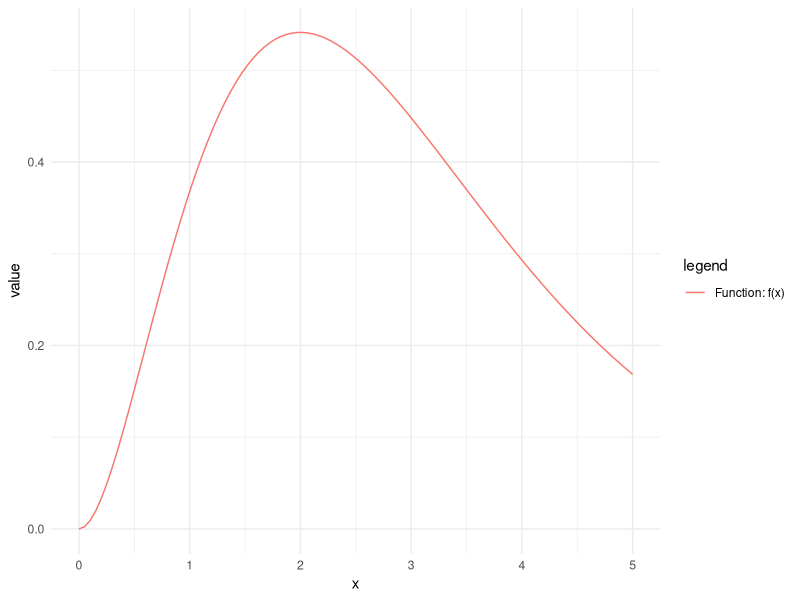
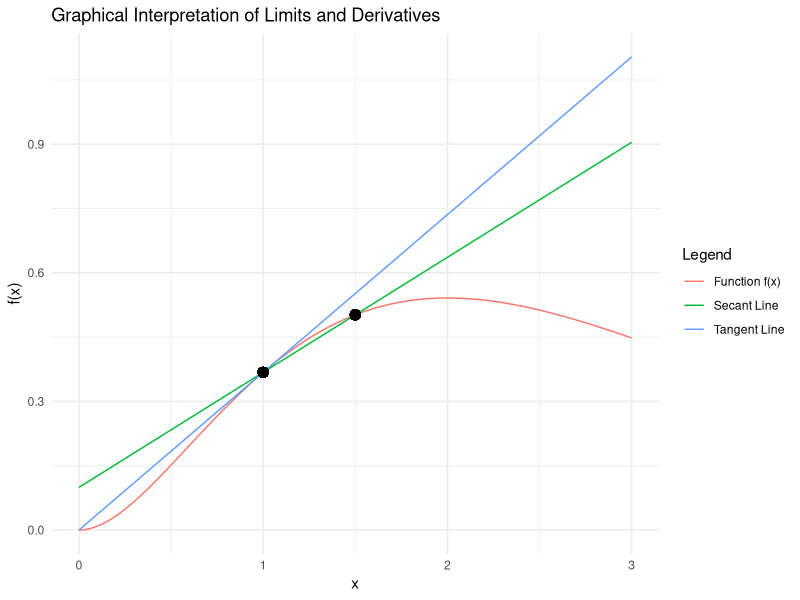
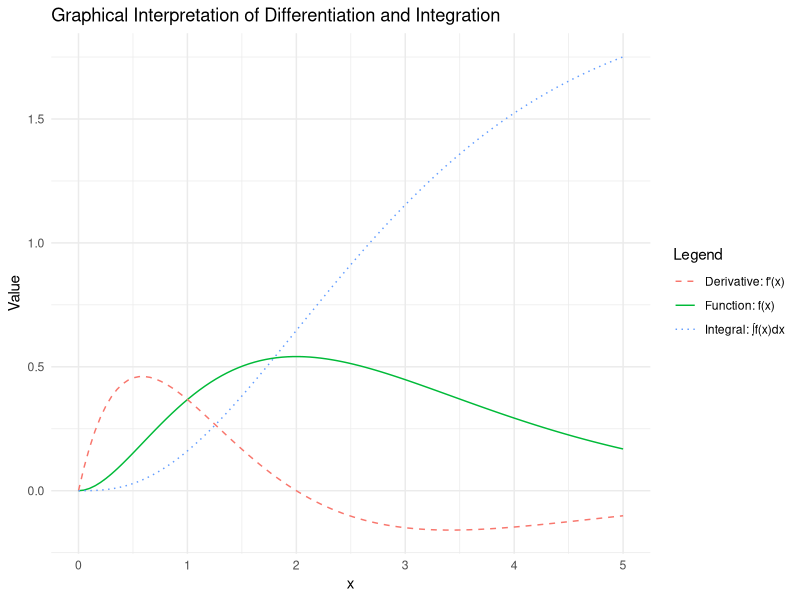
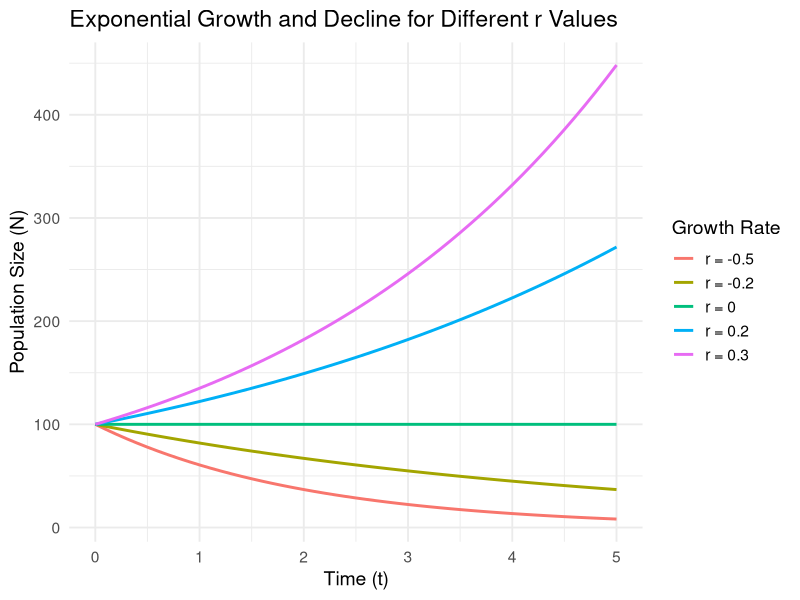
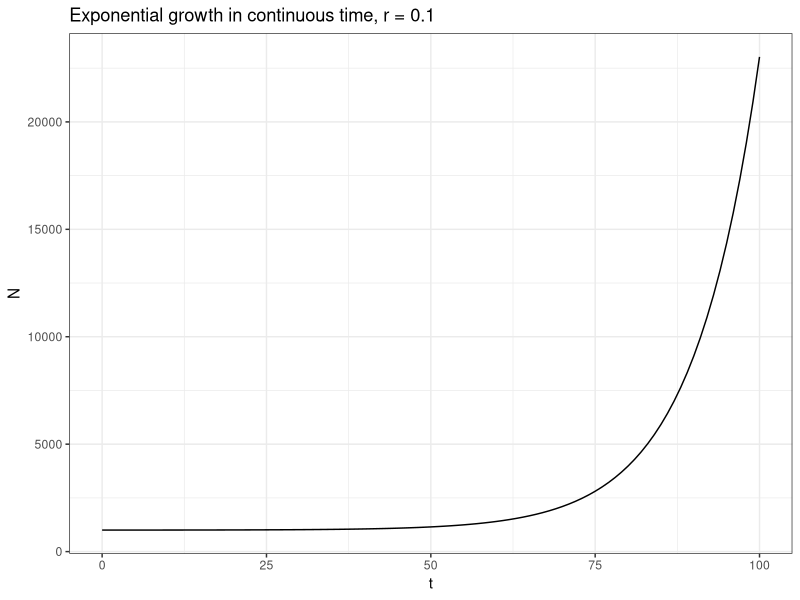
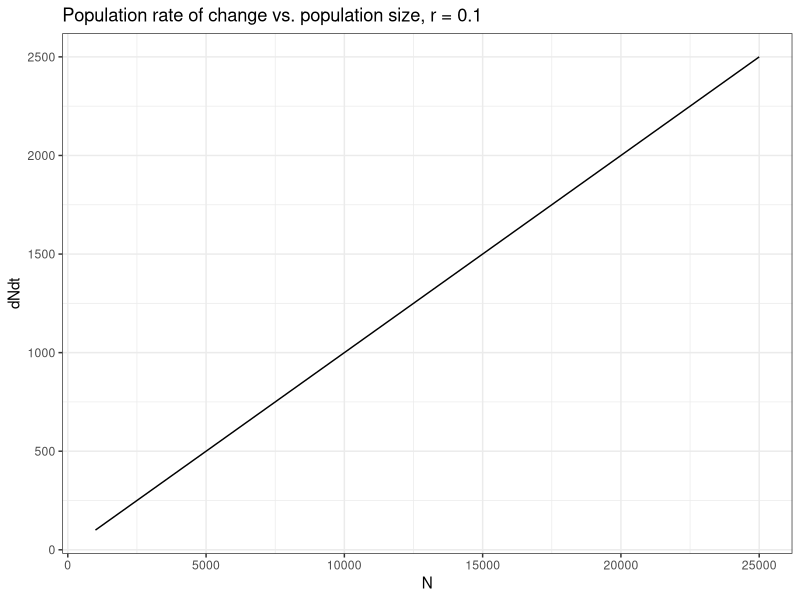
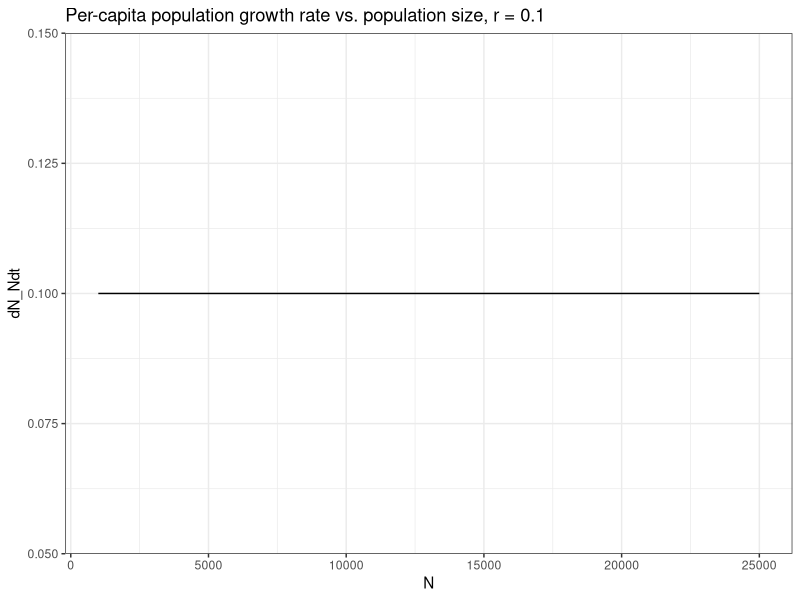
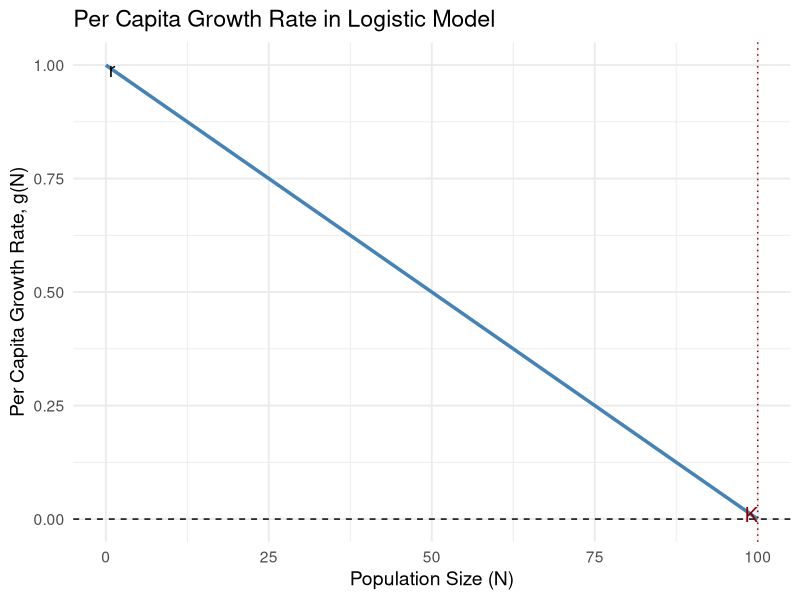

Write R code to recreate these figures, in order.
## ---- chunk 1
library(ggplot2)
library(dplyr)
## ---- chunk 2
f <- function(x) x^2 * exp(-x)

dat <- data.frame(x = seq(0, 5, length.out=100))
dat$fx = f(dat$x)

ggplot(dat, aes(x=x, y=fx)) +
         geom_line(aes(color="Function: f(x)")) +
  labs(color="legend",
       y="value") +
  theme_minimal()
## ---- chunk 3

# Define function and derivative
f <- function(x) x^2 * exp(-x)
df <- function(x) (2*x - x^2) * exp(-x)

# Select a point and a small Δx
x0 <- 1
dx <- 0.5  # Try different values to show secant line changing
x1 <- x0 + dx

# Compute function values
y0 <- f(x0)
y1 <- f(x1)

# Compute secant line equation: y = m(x - x0) + y0
m_secant <- (y1 - y0) / (x1 - x0)
secant_line <- function(x) m_secant * (x - x0) + y0

# Compute tangent line equation at x0: y = f'(x0)(x - x0) + f(x0)
m_tangent <- df(x0)
tangent_line <- function(x) m_tangent * (x - x0) + y0

# Generate x values for plotting
x_vals <- seq(0, 3, length.out = 100)

# Create data frame
data <- data.frame(
  x = x_vals,
  f_x = f(x_vals),
  secant = secant_line(x_vals),
  tangent = tangent_line(x_vals)
)

# Plot function, secant, and tangent lines
ggplot(data, aes(x)) +
  geom_line(aes(y = f_x, color = "Function f(x)")) +
  geom_line(aes(y = secant, color = "Secant Line")) +
  geom_line(aes(y = tangent, color= "Tangent Line")) +
  geom_point(aes(x = x0, y = y0), color = "black", size = 3) +
  geom_point(aes(x = x1, y = y1), color = "black", size = 3) +
  labs(title = "Graphical Interpretation of Limits and Derivatives",
       y = "f(x)",
       color = "Legend") +
  theme_minimal()
## ---- chunk 4
# Load necessary library
library(ggplot2)

# Define function, derivative, and integral
f <- function(x) x^2 * exp(-x)
df <- function(x) (2*x - x^2) * exp(-x)
F_int <- function(x) -exp(-x) * (x^2 + 2*x + 2) + 2  # Indefinite integral with constant C = 2

# Generate data
x_vals <- seq(0, 5, length.out = 100)
df_vals <- df(x_vals)
F_vals <- F_int(x_vals)

# Create a dataframe for plotting
data <- data.frame(x = x_vals, f = f(x_vals), df = df_vals, F = F_vals)

# Plot function, derivative, and integral
ggplot(data, aes(x)) +
  geom_line(aes(y = f, color = "Function: f(x)")) +
  geom_line(aes(y = df, color = "Derivative: f'(x)"), linetype = "dashed") +
  geom_line(aes(y = F, color = "Integral: ∫f(x)dx"), linetype = "dotted") +
  labs(title = "Graphical Interpretation of Differentiation and Integration",
       y = "Value",
       color = "Legend") +
  theme_minimal()
## ---- chunk 5


# Parameters
N0 <- 100             # Initial population size
r_values <- c(-0.5, -0.2, 0, 0.2, 0.3)  # Growth rates to explore
T_max <- 5           # Maximum time
times <- seq(0, T_max, by = 0.1)  # Time vector

# Generate population trajectories for each r
pop_data <- expand.grid(t = times, r = r_values) %>%
  mutate(N = N0 * exp(r * t))

# Convert r to factor for cleaner labeling
pop_data$r_label <- factor(pop_data$r, labels = paste("r =", r_values))

# Plot
ggplot(pop_data, aes(x = t, y = N, color = r_label)) +
  geom_line(size = 1) +
  labs(
    title = "Exponential Growth and Decline for Different r Values",
    x = "Time (t)",
    y = "Population Size (N)",
    color = "Growth Rate"
  ) +
  theme_minimal(base_size = 14)
## ---- chunk 6
r = 0.1
n0 = 1000
tvec <- seq(0, 100, 1)
nvec <- n0 + exp(r * tvec)
dat <- data.frame(t = tvec, N = nvec)

ggplot(dat, aes(x=t, y=N)) +
  geom_line() +
  labs(title="Exponential growth in continuous time, r = 0.1") +
  theme_bw()
## ---- chunk 7
r = 0.1
N = seq(1000, 25000, 100)
dNdt = r * N

dat <- data.frame(N, dNdt)

ggplot(dat, aes(x=N, y=dNdt)) +
  geom_line() +
  labs(title="Population rate of change vs. population size, r = 0.1") +
  theme_bw()
## ---- chunk 8
r = 0.1
N = seq(1000, 25000, 100)
dN_Ndt = r * N / N

dat <- data.frame(N, dN_Ndt)

ggplot(dat, aes(x=N, y=dN_Ndt)) +
  geom_line() +
  labs(title="Per-capita population growth rate vs. population size, r = 0.1") +
  theme_bw()
## ---- chunk 9

# Parameters
r <- 1      # Intrinsic growth rate
K <- 100    # Carrying capacity

# Population values
N_vals <- seq(0, K, by = 1)

# Per capita growth function
g_N <- function(N) {
  r * (1 - N / K)
}

# Create data frame
df <- data.frame(
  N = N_vals,
  g = g_N(N_vals)
)

# Plot
ggplot(df, aes(x = N, y = g)) +
  geom_line(size = 1.2, color = "steelblue") +
  geom_hline(yintercept = 0, linetype = "dashed") +
  geom_vline(xintercept = K, linetype = "dotted", color = "darkred") +
  annotate("text", x = 0.01 * K, y = 0.99 * r, label = "r", size = 5) +
annotate("text", x = K - 0.01 * K, y = 0.01 * r, label = "K", size = 5, color = "darkred") +

  labs(
    title = "Per Capita Growth Rate in Logistic Model",
    x = "Population Size (N)",
    y = "Per Capita Growth Rate, g(N)"
  ) +
  coord_cartesian() +
  theme_minimal(base_size = 14)

## ---- chunk 10
r <- 1      
K <- 100    

N <- seq(0, K, by = 1)

dNdt <- N * r * (1 - N / K)

# Create data frame
df <- data.frame(N, dNdt)

# Plot
ggplot(df, aes(x = N, y = dNdt)) +
  geom_line(size = 1.2, color = "steelblue") +
#  geom_hline(yintercept = 0, linetype = "dashed") +
#  geom_vline(xintercept = K, linetype = "dotted", color = "darkred") +
  annotate("text", x = 0.01 * K, y = 0.99 * r, label = "N=0", size = 5) +
annotate("text", x = K - 0.01 * K, y = 0.01 * r, label = "N=K", size = 5)  
  labs(
    title = "Growth Rate in Logistic Model",
    x = "Population Size (N)",
    y = "Growth Rate, dN/dt"
  ) +
  coord_cartesian() +
  theme_bw()
## ---- chunk 11
r <- 1      
K <- 100    

N <- seq(0, K + 10, by = 1)

dNdt <- N * r * (1 - N / K)

# Create data frame
df <- data.frame(N, dNdt)

# Plot
ggplot(df, aes(x = N, y = dNdt)) +
  geom_line(size = 1.2, color = "steelblue") +
  annotate("text", x = 0.01 * K, y = 0.99 * r, label = "N=0", size = 5) +
annotate("text", x = K - 0.01 * K, y = 0.01 * r, label = "N=K", size = 5)  
  labs(
    title = "Growth Rate in Logistic Model",
    x = "Population Size (N)",
    y = "Growth Rate, dN/dt"
  ) +
  coord_cartesian() +
  theme_bw()
## ---- chunk 12
library(ggplot2)
library(dplyr)

# Parameters
r <- 1
K <- 100
H_max <- r * K / 4  # maximum sustainable harvest

# Harvest values and labels
H_vals <- c(0, H_max / 2, H_max)
harvest_labels <- data.frame(
  H = H_vals,
  H_label = paste0("H = ", round(H_vals, 2))
)

# Population values
N_vals <- seq(0, 120, by = 0.5)

# Define the logistic growth with harvesting
F_N <- function(N, H) {
  r * N * (1 - N / K) - H
}

# Create data frame
df <- expand.grid(N = N_vals, H = H_vals) %>%
  mutate(dNdt = F_N(N, H)) %>%
  left_join(harvest_labels, by = "H")

# Plot
ggplot(df, aes(x = N, y = dNdt, color = H_label)) +
  geom_line(size = 1.2) +
  geom_hline(yintercept = 0, linetype = "dashed") +
  labs(
    title = "Logistic Growth With Varying Harvest Rates",
    subtitle = paste("H_max =", round(H_max, 2), "occurs at N = K/2 =", K / 2),
    x = "Population Size (N)",
    y = "dN/dt",
    color = "Harvest Rate"
  ) +
  theme_minimal(base_size = 14)

